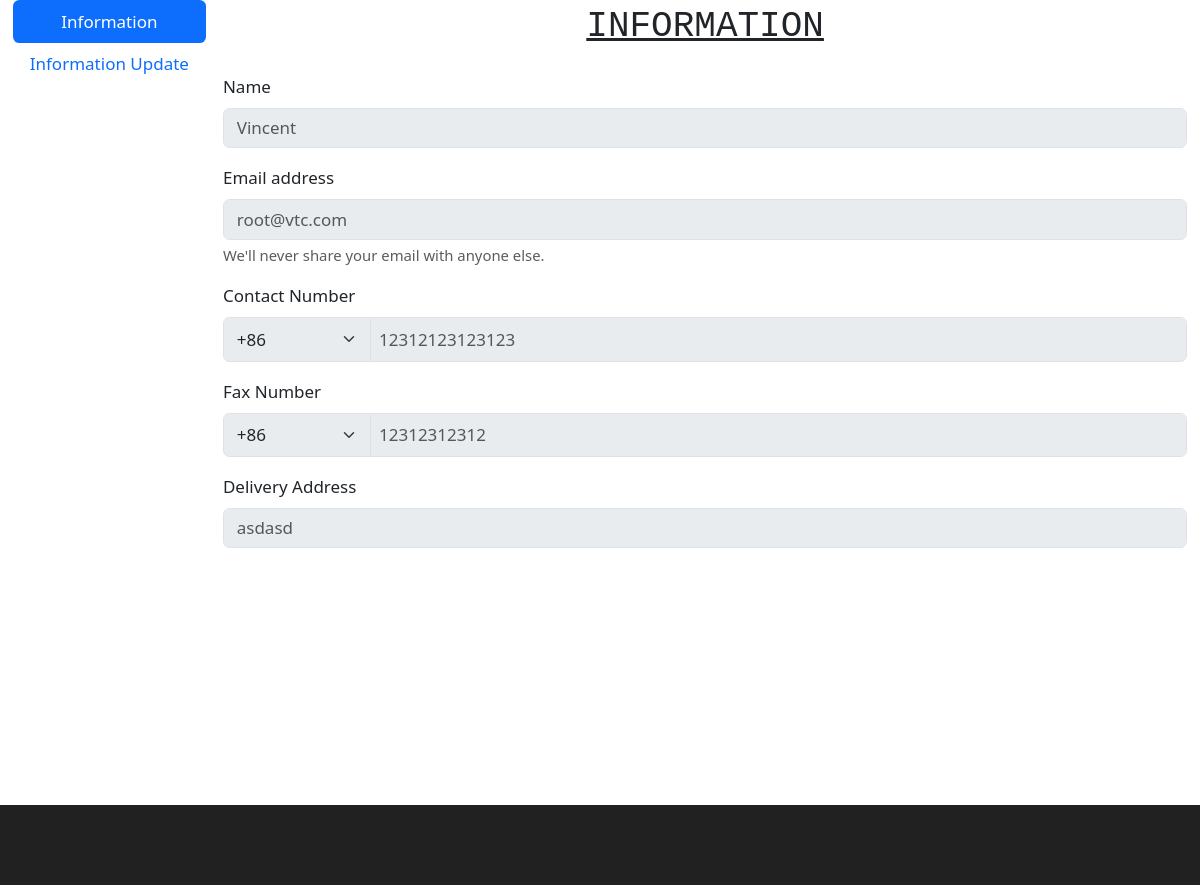
Page /dealer/information.php (signed in) on the committed database.
### tables this page shows
CREATE TABLE IF NOT EXISTS `dealer` (
  `dealerID` mediumint NOT NULL AUTO_INCREMENT,
  `dealerEmail` varchar(100) NOT NULL,
  `password` varchar(150) NOT NULL,
  `dealerName` varchar(100) DEFAULT NULL,
  `contactNumber` varchar(30) DEFAULT NULL,
  `faxNumber` varchar(30) DEFAULT NULL,
  `deliveryAddress` varchar(255) DEFAULT NULL,
  PRIMARY KEY (`dealerID`)
);

### dealer/information.php (the view, shortened to what this page needs)
<?php
require_once('../db/connect.php');
?>
<?php
$dealer_name = "";
$dealer_email = "";
$contact_areaCode = "";
$dealer_contact = "";
$fax_areaCode = "";
$dealer_fax = "";
$dealer_address = "";
if (isset($_SESSION['dealer'])) {
    $dealer = $_SESSION['dealer'];
    $stmt = $conn->prepare("SELECT dealerID, dealerName, dealerEmail, contactNumber, faxNumber, deliveryAddress FROM dealer WHERE dealerEmail = ?");
    $stmt->bind_param("s", $dealer);
    $stmt->execute();
    $result = $stmt->get_result();
    if ($result->num_rows > 0) {
        $row = $result->fetch_assoc();
        $dealer_email = $row['dealerEmail'];
        if ($row['dealerName'] == null) {
            $dealer_name = "Not Set";
        } else {
            $dealer_name = $row['dealerName'];
        }
        if ($row['contactNumber'] == null) {
            $dealer_contact = "Not Set";
        } else {
            $partForContact = explode('-', $row['contactNumber']);
            if (count($partForContact) === 2) {
                $contact_areaCode = $partForContact[0];
                $dealer_contact = $partForContact[1];
            }
        }
        if ($row['faxNumber'] == null) {
            $dealer_fax = "Not Set";
        } else {
            $partForFax = explode('-', $row['faxNumber']);
            if (count($partForFax) === 2) {
                $fax_areaCode = $partForFax[0];
                $dealer_fax = $partForFax[1];
            }
        }
        if ($row['deliveryAddress'] == null) {
            $dealer_address = "Not Set";
        } else {
            $dealer_address = $row['deliveryAddress'];
        }
    }
}
?>
<!DOCTYPE html>
<html lang="en">
<head>
    <link href="https://cdn.jsdelivr.net/npm/bootstrap@5.3.3/dist/css/bootstrap.min.css" rel="stylesheet" />
    <link rel="stylesheet" href="./assets/css/style-prefix.css" />
    <link rel="stylesheet" href="./assets/css/style-information.css" />
</head>
<body>
    <main>
        <div class="productDetail-container">
            <div class="container" style=" margin-bottom: 30vh;">
                <div class="d-lg-flex justify-content-between">
                    <div class="nav flex-column nav-pills me-3" id="v-pills-tab" role="tablist" aria-orientation="vertical">
                        <button class="nav-link active" id="v-pills-information-tab" data-bs-toggle="pill" data-bs-target="#v-pills-information" type="button" role="tab" aria-controls="v-pills-information" aria-selected="true">Information</button>
                        <button class="nav-link" id="v-pills-update-tab" data-bs-toggle="pill" data-bs-target="#v-pills-update" type="button" role="tab" aria-controls="v-pills-update" aria-selected="false">Information Update</button>
                    </div>
                    <div class="flex-grow-1 tab-content" id="v-pills-tabContent">
                        <div class="tab-pane fade show active" id="v-pills-information" role="tabpanel" aria-labelledby="v-pills-information-tab">
                            <div class="information-title">information</div>
                            <div class="row">
                                <div class="col">
                                    <div class="mb-3">
                                        <label class="form-label">Name</label>
                                        <input type="text" class="form-control" placeholder="<?php echo $dealer_name ?>" disabled />
                                    </div>
                                    <div class="mb-3">
                                        <label class="form-label">Email address</label>
                                        <input type="email" class="form-control" id="exampleInputEmail1" aria-describedby="emailHelp" placeholder="<?php echo $dealer_email ?>" disabled />
                                        <div id="emailHelp" class="form-text">
                                            We'll never share your email with anyone else.
                                        </div>
                                    </div>
                                    <div class="mb-3">
                                        <label class="form-label">Contact Number</label>
                                        <div class="input-group">
                                            <select class="form-select" id="inputGroupSelect01" disabled>
                                                <option selected>+<?php echo $contact_areaCode ?></option>
                                            </select>
                                            <input type="number" class="form-control w-75 p-2" id="basic-url" aria-describedby="basic-addon3 basic-addon4" placeholder="<?php echo $dealer_contact ?>" disabled />
                                        </div>
                                    </div>
                                    <div class="mb-3">
                                        <label for="basic-url" class="form-label">Fax Number</label>
                                        <div class="input-group">
                                            <select class="form-select" id="inputGroupSelect01" disabled>
                                                <option selected>+<?php echo $fax_areaCode ?></option>
                                            </select>
                                            <input type="number" class="form-control w-75 p-2" id="basic-url" aria-describedby="basic-addon3 basic-addon4" placeholder="<?php echo $dealer_fax ?>" disabled />
                                        </div>
                                    </div>
                                    <div class="mb-3">
                                        <label for="basic-url" class="form-label">Delivery Address</label>
                                        <div class="input-group">
                                            <input type="text" class="form-control" id="basic-url" aria-describedby="basic-addon3 basic-addon4" placeholder="<?php echo $dealer_address ?>" disabled />
                                        </div>
                                    </div>
                                </div>
                            </div>
                        </div>
                    </div>
                </div>
            </div>
        </div>
    </main>
    <footer>
    </footer>
</body>
</html>

### dealer/assets/css/style-prefix.css (style rules this page uses)
:root { --spanish-gray: hsl(0, 0%, 60%); --sonic-silver: hsl(0, 0%, 47%); --eerie-black: hsl(0, 0%, 13%); --salmon-pink: hsl(353, 100%, 78%); --sandy-brown: hsl(29, 90%, 65%); --bittersweet: hsl(0, 100%, 70%); --ocean-green: hsl(152, 51%, 52%); --davys-gray: hsl(0, 0%, 33%); --cultured: hsl(0, 0%, 93%); --white: hsl(0, 100%, 100%); --onyx: hsl(0, 0%, 27%); --fs-1: 1.563rem; --fs-2: 1.375rem; --fs-3: 1.25rem; --fs-4: 1.125rem; --fs-5: 1rem; --fs-6: 0.938rem; --fs-7: 0.875rem; --fs-8: 0.813rem; --fs-9: 0.75rem; --fs-10: 0.688rem; --fs-11: 0.625rem; --weight-300: 300; --weight-400: 400; --weight-500: 500; --weight-600: 600; --weight-700: 700; --border-radius-md: 10px; --border-radius-sm: 5px; --transition-timing: 0.2s ease; }
*, *::before, *::after { user-select: none; margin: 0; padding: 0; box-sizing: border-box; }
button { background: none; font: inherit; border: none; cursor: pointer; }
img, ion-icon, button, a { display: block; }
html { font-family: "Poppins", sans-serif; overscroll-behavior: contain; }
input { display: block; width: 100%; font: inherit; }
input::placeholder { font: inherit; }
body { background: var(--white); }
footer { background: var(--eerie-black); padding: 30px 0; }
@media (min-width: 480px) { :root { --fs-1: 1.875rem; } }
@media (min-width: 768px) { :root { --fs-1: 2.375rem; } }
@media (min-width: 768px) { html { font-size: 17px; } }
@media (min-width: 768px) { .container { max-width: 750px; margin: auto; } }
@media (min-width: 1024px) { :root { --fs-1: 2.625rem; --fs-2: 1.125rem; } }
@media (min-width: 1024px) { .container { max-width: 980px; } }
@media (min-width: 1200px) { .container { max-width: 1200px; } }
@media (min-width: 1200px) { footer { padding-top: 50px; } }

### dealer/assets/css/style-information.css (style rules this page uses)
.information-title { font-family: 'Courier New', Courier, monospace; font-size:36px; text-align: center; text-decoration: underline; text-transform: uppercase; font-weight: bolds; margin-bottom: 20px; }

### rows in the picture
dealer: dealerName "Vincent", dealerEmail "root@vtc.com", contactNumber "12312123123123", faxNumber "12312312312", deliveryAddress "asdasd"
